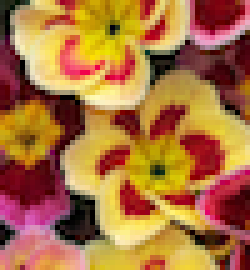
%> input picture flower-pictures/flowers1.png, 50 x 54 px (shown 5 times larger)
$ octave --eval "result = blurSubsample(imread('flower-pictures/flowers1.png'));"   (GNU Octave 9; MATLAB toolbox functions it lacks are replaced by stand-ins)
%> lines starting %> are read from the running program, lines starting %| are printed output that depends on the picture
%blur image and then subsample
function [output] = blurSubsample(input)
%simple average filter (low pass filter)
filterSize = 3;
blurFilter = ones(filterSize,filterSize) * 1/(filterSize*filterSize);
blurredImage = im2double(imfilter(input, blurFilter));
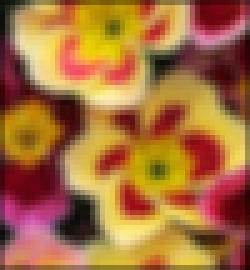
%> blurredImage: size 54x50x3 double (shown 5 times larger); mean R, G, B 0.655, 0.434, 0.237

%scale output in half by sampling every other value
output = blurredImage(1:2:end,1:2:end,:);
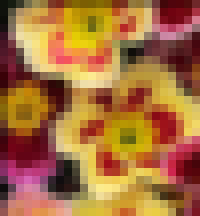
%> output: size 27x25x3 double (shown 8 times larger); mean R, G, B 0.655, 0.434, 0.237
end

$ run again, on flower-pictures/flowers3.png
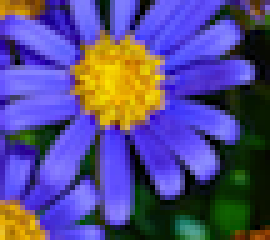
%> input picture flower-pictures/flowers3.png, 54 x 48 px (shown 5 times larger)
%> in blurSubsample, `blurredImage = im2double(imfilter(input, blurFilter));`:
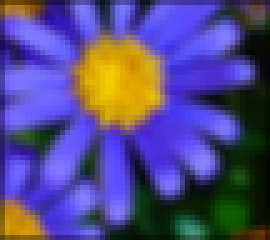
%> blurredImage: size 48x54x3 double (shown 5 times larger); mean R, G, B 0.327, 0.291, 0.516
%> in blurSubsample, `output = blurredImage(1:2:end,1:2:end,:);`:
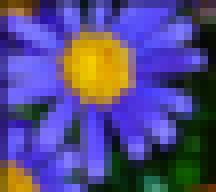
%> output: size 24x27x3 double (shown 8 times larger); mean R, G, B 0.328, 0.292, 0.518

$ run again, on flower-pictures/flowers4.png
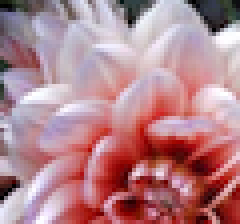
%> input picture flower-pictures/flowers4.png, 60 x 56 px (shown 4 times larger)
%> in blurSubsample, `blurredImage = im2double(imfilter(input, blurFilter));`:
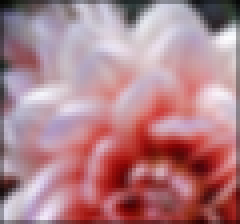
%> blurredImage: size 56x60x3 double (shown 4 times larger); mean R, G, B 0.691, 0.509, 0.539
%> in blurSubsample, `output = blurredImage(1:2:end,1:2:end,:);`:
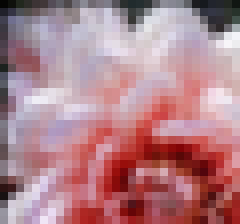
%> output: size 28x30x3 double (shown 8 times larger); mean R, G, B 0.69, 0.509, 0.54

$ run again, on flower-pictures/flowers5.png
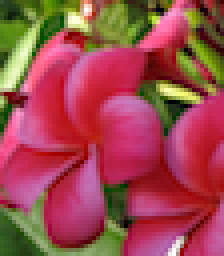
%> input picture flower-pictures/flowers5.png, 56 x 64 px (shown 4 times larger)
%> in blurSubsample, `blurredImage = im2double(imfilter(input, blurFilter));`:
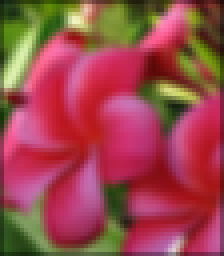
%> blurredImage: size 64x56x3 double (shown 4 times larger); mean R, G, B 0.609, 0.282, 0.297
%> in blurSubsample, `output = blurredImage(1:2:end,1:2:end,:);`:
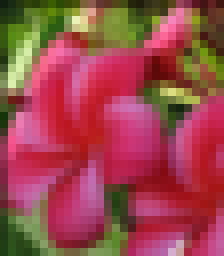
%> output: size 32x28x3 double (shown 8 times larger); mean R, G, B 0.608, 0.282, 0.296
